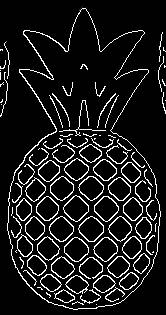
#> input picture _masters_/Image Processing/lab-3-contour/boundaries_encoding/pine5.jpg, 166 x 315 px
$ python boundaries.py
#> lines starting #> are read from the running program, lines starting #| are printed output that depends on the picture
import math
from enum import Enum
import matplotlib.pyplot as plt
from skimage import io

WHITE_CONTOUR_MASK = [200, 200, 200]
RED = 0
GREEN = 1
BLUE = 2

# граница рисунка должна быть толщиной в 1 пиксель!
# FILENAME = 'circle.png'
# FILENAME = 'star.png'
FILENAME = 'pine5.jpg'
IMG = io.imread(FILENAME).tolist()
#> IMG = 315 items

STEP = 31
SAMPLES = 7


class Direction(Enum):
    CLOCKWISE = 1
    COUNTER_CLOCKWISE = -1


class Point:
    def __init__(self, x: int, y: int):
        self.x = x
        self.y = y
        try:
            self.is_contour = is_contour(IMG[self.x][self.y])
        except IndexError:
            pass

    def __eq__(self, other):
        return other is not None and \
               self.x == other.x and self.y == other.y

    def __repr__(self):
        return self.__str__()

    def __str__(self):
        return f'[{self.x}:{self.y}] c:{self.is_contour}'


class Vector:
    def __init__(self, pt_from: Point, pt_to: Point):
        self.pt_from = pt_from
        self.pt_to = pt_to

    # радиус-вектор представляется точкой
    def to_radius_vector(self) -> Point:
        delta_x = self.pt_to.x - self.pt_from.x
        delta_y = self.pt_to.y - self.pt_from.y
        return Point(delta_x, delta_y)

    def __repr__(self):
        return self.__str__()

    def __str__(self):
        return f'{self.pt_from} -> {self.pt_to}'


class Encoding:
    def encode(self) -> str:
        raise NotImplementedError


class PolarCoordinatesEncoding(Encoding):
    """
    Кодирование в полярных координатах
    """

    def __init__(self, v_curr: Vector):
        self.v_curr = v_curr
        self.angle = self._polar_angle(v_curr)
        self.len = vector_len(v_curr)

    def _polar_angle(self, v: Vector) -> float:
        ox_vector = Vector(Point(0, 0), Point(1, 0))
        radius_vec = Vector(Point(0, 0), v.pt_to)
        return directionwise_angle(radius_vec, ox_vector)

    def encode(self) -> str:
        return f'{self.len:.1f} + cos({self.angle:.1f})'


class ThreeAttrEncoding(PolarCoordinatesEncoding):
    """
    Элемент границы, закодированной по трем признакам:
    (длина вектора, угол, направление поворота к следующему вектору)
    """

    def __init__(self, v_curr: Vector, v_next: Vector):
        super(ThreeAttrEncoding, self).__init__(v_curr)
        angle = self._normalize_angle(v_curr, v_next)
        self.direction = Direction.COUNTER_CLOCKWISE if angle > 0 else Direction.CLOCKWISE
        self.angle = abs(angle)

    # угол [0 360) преобразовать в угол [0 180) со знаком
    # например, 300" == -60"
    def _normalize_angle(self, v1: Vector, v2: Vector) -> float:
        big_angle = directionwise_angle(v1, v2)
        return big_angle if big_angle <= 180 else big_angle - 360

    def encode(self) -> str:
        return f'[{self.len:.1f} \tangle:{self.angle:.1f} {self.direction}]'


class ThreeDigitEncoding(Encoding):
    """
    трехразрядный код
    """

    def __init__(self, v_curr: Vector):
        self.v = v_curr
        ox_vector = Vector(Point(0, 0), Point(1, 0))
        self.code = self._three_digit_code(v_curr, ox_vector)

    def _three_digit_code(self, v1: Vector, v2: Vector) -> int:
        big_angle = directionwise_angle(v2, v1)
        code = None
        if 337.5 <= big_angle < 360:
            code = 0
        elif 292.5 <= big_angle < 337.5:
            code = 1
        elif 247.5 <= big_angle < 292.5:
            code = 2
        elif 202.5 <= big_angle < 247.5:
            code = 3
        elif 157.5 <= big_angle < 202.5:
            code = 4
        elif 112.5 <= big_angle < 157.5:
            code = 5
        elif 67.5 <= big_angle < 112.5:
            code = 6
        elif 22.5 <= big_angle < 67.5:
            code = 7
        elif big_angle < 22.5:
            code = 0
        # в бинарный вид
        return code

    def encode(self) -> str:
        return f'{self.code}: {self.code:03b}'


class ProjectionEncoding(ThreeDigitEncoding):
    """
    кодирование проекциями
    """

    def __init__(self, v_curr: Vector):
        super(ProjectionEncoding, self).__init__(v_curr)
        self.projection = self._project(self.code)

    def _project(self, code: int) -> (int, int):
        code_to_projection = {
            0: (0, 0),
            1: (1, -1),
            2: (0, -1),
            3: (-1, -1),
            4: (-1, 0),
            5: (-1, 1),
            6: (0, 1),
            7: (1, 1)
        }
        return code_to_projection[code]

    def encode(self) -> str:
        return f'{self.projection}'


class ComplexNumberEncoding(ProjectionEncoding):
    """
    Кодирование восемью комплексными числами
    """

    def __init__(self, v_curr: Vector):
        super(ComplexNumberEncoding, self).__init__(v_curr)

    def encode(self) -> str:
        real = self.projection[0]
        imag = self.projection[1]
        if 0 == real and 0 == imag:
            return '0'
        elif 0 == real:
            return f'({imag}i)'
        elif 0 == imag:
            return f'({real})'
        else:
            return f'({real} + {imag}i)'


class VectorCoordinatesEncoding(ThreeDigitEncoding):
    """
    Кодирование Координатами концов векторов
    """

    def __init__(self, v_curr: Vector):
        super(VectorCoordinatesEncoding, self).__init__(v_curr)

    def encode(self):
        return f'{self.v.pt_from} -> {self.v.pt_to}'


# угол между радиус-векторами в диапазоне [0, 360)
def directionwise_angle(v1: Vector, v2: Vector) -> float:
    p1, p2 = v1.to_radius_vector(), v2.to_radius_vector()

    v1_theta = math.atan2(p1.y, p1.x)
    v2_theta = math.atan2(p2.y, p2.x)
    r = (v2_theta - v1_theta) * (180.0 / math.pi)
    if r < 0:
        r += 360.0
    return r


def vector_len(v: Vector) -> float:
    return math.sqrt((v.pt_to.x - v.pt_from.x) ** 2 + (v.pt_to.y - v.pt_from.y) ** 2)


# pixel = [R, G, B]
def is_contour(pixel) -> bool:
    def is_of_color(color: list) -> bool:
        return pixel[RED] >= color[RED] and \
               pixel[GREEN] >= color[GREEN] and \
               pixel[BLUE] >= color[BLUE]

    return is_of_color(WHITE_CONTOUR_MASK)


def extract_contour_pts(img) -> list:
    rows = len(img)
    cols = len(img[0])

    # находим первую попавшуюся точку контура
    def find_start_pt() -> Point:
        for i in range(rows):
            for j in range(cols):
                if is_contour(img[i][j]):
                    return Point(i, j)

    start_pt = find_start_pt()
    curr_pt = start_pt

    contour = []
    while True:
        contour.append(curr_pt)
        x, y = curr_pt.x, curr_pt.y

        nearest_points = [
            Point(x + 1, y),
            Point(x + 1, y - 1),
            Point(x, y - 1),
            Point(x - 1, y - 1),
            Point(x - 1, y),
            Point(x - 1, y + 1),
            Point(x, y + 1),
            Point(x + 1, y + 1)
        ]
        next_pt = None
        # рассматриваем 8 соседей
        # среди соседей будут несколько контурных точек
        for p in nearest_points:
            # нам надо найти еще НЕ посещенную точку
            if p.is_contour and p not in contour:
                next_pt = p
                break

        # не нашли непосещенной точки => выходим
        if next_pt is None:
            break

        curr_pt = next_pt

    print(f'contour size: {len(contour)}')
    print(f'start pt: {start_pt}')
    print(f'end   pt: {contour[len(contour) - 1]}')

    # оси координат не соответствуют реальным осям
    # таким образом рисунок искажается (поворачивается и оборачивается)
    # перестановкой x и y мы позволяем снова правльно его рисовать
    for p in contour:
        p.x, p.y = p.y, rows - p.x

    return contour


def approximate_contour(contour: list, step) -> list:
    vectors = []
    ctr_len = len(contour)
    for i in range(0, ctr_len - step, step):
        p0 = contour[i]
        p1 = contour[i + step]
        vectors.append(Vector(p0, p1))

    # вручную соединим последнюю точку последнего вектора
    # с первой точкой первого вектора, чтобы замкнуть контур
    first = vectors[0]
    last = vectors[-1]
    vectors.append(Vector(last.pt_to, first.pt_from))
    return vectors


def main():
    points = extract_contour_pts(IMG)
#> in extract_contour_pts, `rows = len(img)`: rows = 315
#> in extract_contour_pts, `cols = len(img[0])`: cols = 166
#> the loop in find_start_pt, `for i in range(rows):` made 9 passes
#> the loop in extract_contour_pts, `while True:` made 991 passes
#> the loop in extract_contour_pts, `for p in contour:` made 991 passes
#> (p.x, p.y) on passes 1 to 3: (82, 307), (81, 306), (80, 305)
    vectors = approximate_contour(points, STEP)
    vec_len = len(vectors)

    print('\nКодирование по трем признакам')
    enc1 = []
    for i in range(vec_len):
        v1 = vectors[i]
        v2 = vectors[(i + 1) % vec_len]
        enc1.append(ThreeAttrEncoding(v1, v2))
    [print(e.encode()) for e in enc1[:SAMPLES]]

    print('\nКодирование трехразрядным кодом')
    enc2 = []
    for i in range(vec_len):
        enc2.append(ThreeDigitEncoding(vectors[i]))
    [print(e.encode()) for e in enc2[:SAMPLES]]

    print('\nКодирование проекциями')
    enc3 = []
    for i in range(vec_len):
        enc3.append(ProjectionEncoding(vectors[i]))
    [print(e.encode()) for e in enc3[:SAMPLES]]

    print('\nКодирование восемью комплексными числами')
    enc4 = []
    for i in range(vec_len):
        enc4.append(ComplexNumberEncoding(vectors[i]))
    [print(e.encode()) for e in enc4[:SAMPLES]]

    print('\nКодирование координатами концов векторов')
    enc5 = []
    for i in range(vec_len):
        enc5.append(VectorCoordinatesEncoding(vectors[i]))
    [print(e.encode()) for e in enc5[:SAMPLES]]

    print('\nКодирование в полярных координатах')
    enc6 = []
    for i in range(vec_len):
        enc6.append(PolarCoordinatesEncoding(vectors[i]))
    [print(e.encode()) for e in enc6[:SAMPLES]]

    for v in vectors:
        plt.plot([v.pt_from.x, v.pt_to.x], [v.pt_from.y, v.pt_to.y])
    plt.show()


if __name__ == '__main__':
    main()
#> in main, `points = extract_contour_pts(IMG)`: points = 991 items
#> in approximate_contour, `ctr_len = len(contour)`: ctr_len = 991
#> after the loop in approximate_contour, `for i in range(0, ctr_len - step, step):`: vectors = 31 items
#> in main, `vectors = approximate_contour(points, STEP)`: vectors = 32 items
#> in main, `vec_len = len(vectors)`: vec_len = 32
#> the loop in main, `for v in vectors:` made 32 passes
#> in main, `plt.show()`:
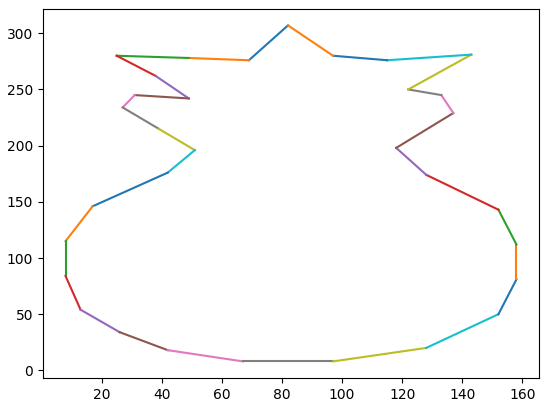
#> figure drawn by matplotlib, 1 panel

$ run again, with _masters_/Image Processing/lab-3-contour/boundaries_encoding/circle.png saved as _masters_/Image Processing/lab-3-contour/boundaries_encoding/pine5.jpg
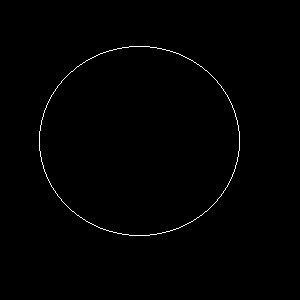
#> input picture _masters_/Image Processing/lab-3-contour/boundaries_encoding/circle.png, 300 x 300 px
#> IMG = 300 items
#> rows = 300
#> the loop in find_start_pt, `for i in range(rows):` made 47 passes
#> the loop in extract_contour_pts, `for p in contour:` made 550 passes
#> (p.x, p.y) on passes 1 to 3: (129, 254), (128, 253), (127, 253)
#> points = 550 items
#> ctr_len = 550
#> after the loop in approximate_contour, `for i in range(0, ctr_len - step, step):`: vectors = 17 items
#> in main, `vectors = approximate_contour(points, STEP)`: vectors = 18 items
#> vec_len = 18
#> the loop in main, `for i in range(vec_len):` made 18 passes
#> the loop in main, `for v in vectors:` made 18 passes
#> in main, `plt.show()`:
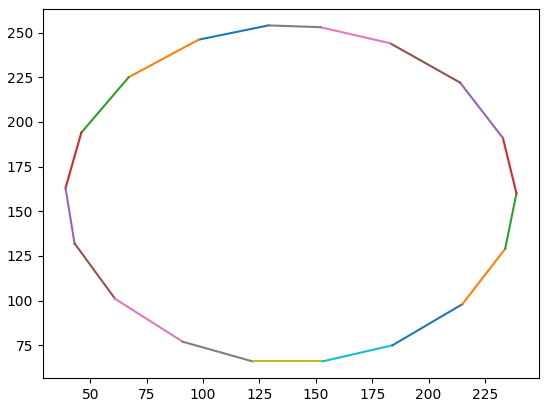
#> figure drawn by matplotlib, 1 panel

$ run again, with _masters_/Image Processing/lab-3-contour/boundaries_encoding/star.png saved as _masters_/Image Processing/lab-3-contour/boundaries_encoding/pine5.jpg
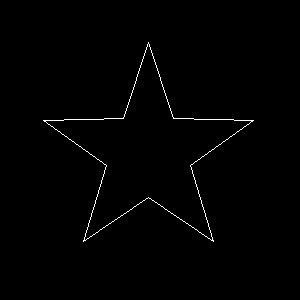
#> input picture _masters_/Image Processing/lab-3-contour/boundaries_encoding/star.png, 300 x 300 px
#> IMG = 300 items
#> rows = 300
#> the loop in find_start_pt, `for i in range(rows):` made 43 passes
#> the loop in extract_contour_pts, `while True:` made 159 passes
#> the loop in extract_contour_pts, `for p in contour:` made 159 passes
#> (p.x, p.y) on passes 1 to 3: (148, 258), (148, 257), (147, 256)
#> points = 159 items
#> ctr_len = 159
#> after the loop in approximate_contour, `for i in range(0, ctr_len - step, step):`: vectors = 5 items
#> in main, `vectors = approximate_contour(points, STEP)`: vectors = 6 items
#> vec_len = 6
#> the loop in main, `for i in range(vec_len):` made 6 passes
#> the loop in main, `for v in vectors:` made 6 passes
#> in main, `plt.show()`:
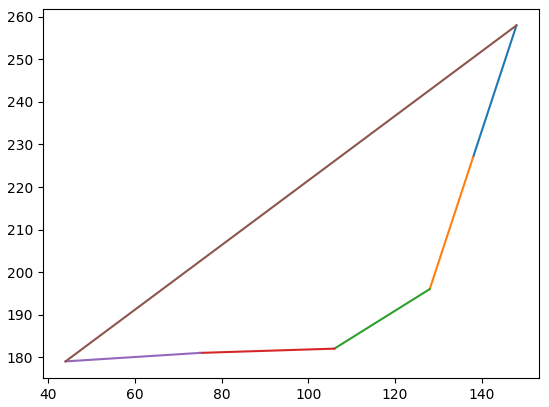
#> figure drawn by matplotlib, 1 panel

$ run again, with _masters_/Image Processing/lab-3-contour/boundaries_encoding/letter.png saved as _masters_/Image Processing/lab-3-contour/boundaries_encoding/pine5.jpg
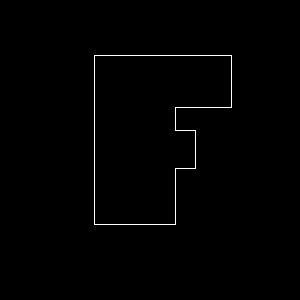
#> input picture _masters_/Image Processing/lab-3-contour/boundaries_encoding/letter.png, 300 x 300 px
#> IMG = 300 items
#> rows = 300
#> the loop in find_start_pt, `for i in range(rows):` made 56 passes
#> the loop in extract_contour_pts, `for p in contour:` made 252 passes
#> p.y on passes 1 to 3: 245, 244, 243
#> points = 252 items
#> ctr_len = 252
#> after the loop in approximate_contour, `for i in range(0, ctr_len - step, step):`: vectors = 8 items
#> in main, `vectors = approximate_contour(points, STEP)`: vectors = 9 items
#> vec_len = 9
#> the loop in main, `for i in range(vec_len):` made 9 passes
#> the loop in main, `for v in vectors:` made 9 passes
#> in main, `plt.show()`:
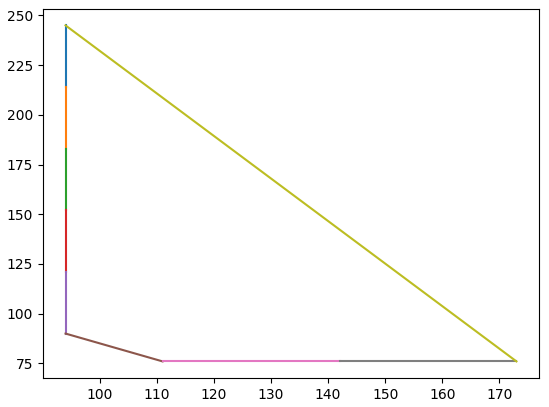
#> figure drawn by matplotlib, 1 panel
